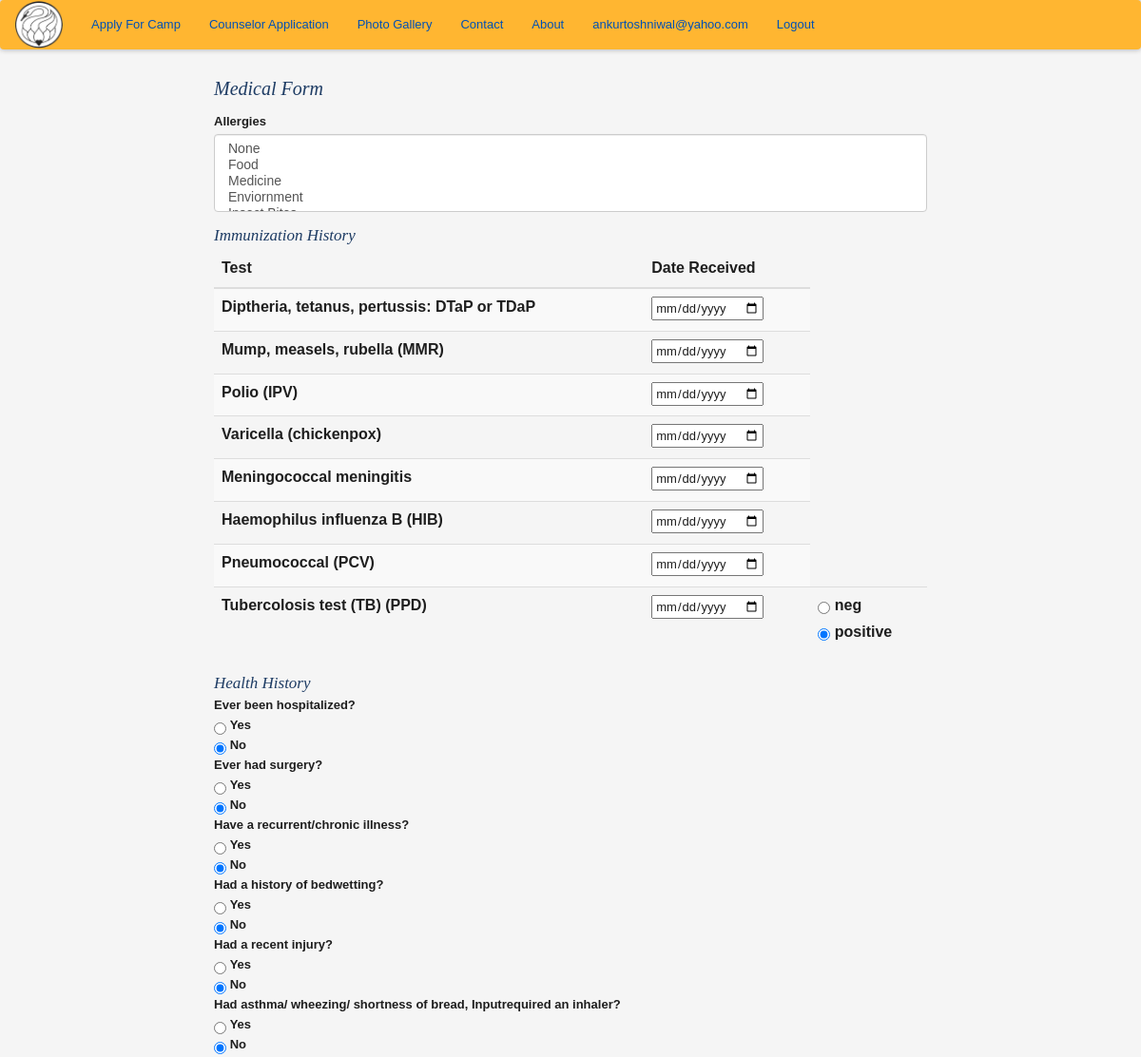
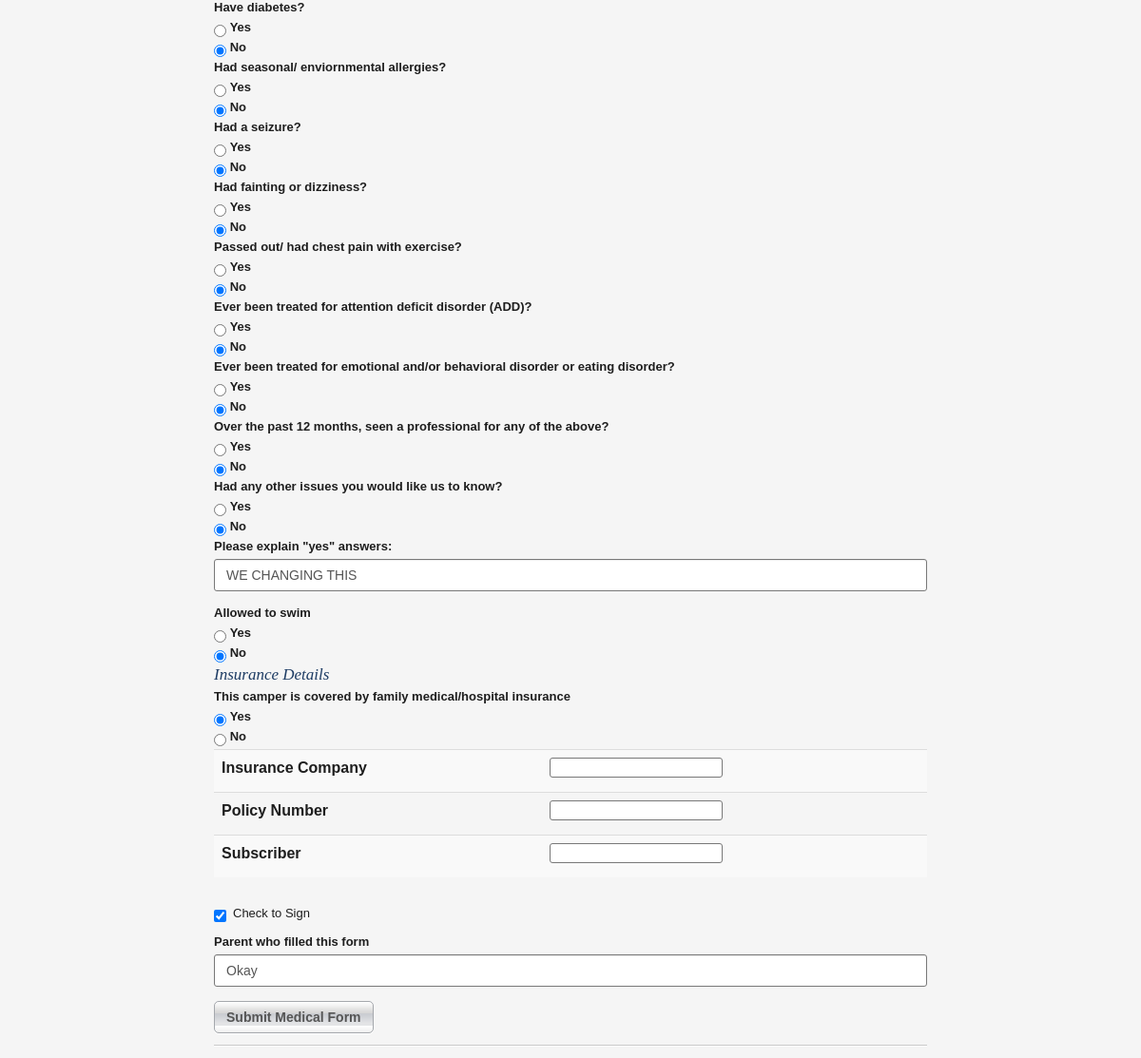
Screenshot of /edit_medical_form/1 (signed in) with the database file from the repository (2 pictures, top to bottom).
### app/models.py (models this page shows, shortened)
class User(UserMixin, db.Model):
    __tablename__ = 'user'
    id = db.Column(db.Integer, primary_key=True)
    email = db.Column(db.String(64), unique=True, index=True)
    password_hash = db.Column(db.String(128))
    parents = db.relationship('Parents', backref='user', uselist=False)
    @property
    def password(self):
        raise AttributeError('password is not a readable attribute')

class Medical_Form(db.Model):
    __tablename__ = 'medical_form'
    id = db.Column(db.Integer, primary_key = True)
    allergies = db.Column(db.String(1024))
    dtap = db.Column(db.Date)
    mump = db.Column(db.Date)
    polio = db.Column(db.Date)
    ckpox = db.Column(db.Date)
    meningitis = db.Column(db.Date)
    hib = db.Column(db.Date)
    pcv = db.Column(db.Date)
    tb = db.Column(db.Date)
    tbtest =db.Column(db.Boolean)
    hosp = db.Column(db.Boolean)
    surg = db.Column(db.Boolean)
    chro = db.Column(db.Boolean)
    bedw = db.Column(db.Boolean)
    recinj = db.Column(db.Boolean)
    asth = db.Column(db.Boolean)
    envallg = db.Column(db.Boolean)
    diab = db.Column(db.Boolean)
    seiz = db.Column(db.Boolean)
    dizz = db.Column(db.Boolean)
    chestpain = db.Column(db.Boolean)
    add = db.Column(db.Boolean)
    emodisorder = db.Column(db.Boolean)
    seenprof = db.Column(db.Boolean)
    other = db.Column(db.Boolean)
    explain = db.Column(db.String(1024))
    swim = db.Column(db.Boolean)
    restrictions = db.Column(db.String(1024))
    insu = db.Column(db.Boolean)
    insucomp = db.Column(db.String(128))
    insupoli = db.Column(db.String(128))
    insusubs = db.Column(db.String(128))
    insuphon = db.Column(db.String(128))
    sign = db.Column(db.Boolean)
    parent = db.Column(db.String(128))
    submission_timestamp = db.Column(db.TIMESTAMP)
    camper_registration_id = db.Column(db.Integer, db.ForeignKey('camper_registration.id'))
    prescriptions = db.relationship('Medication', backref='medications', lazy='dynamic')

### app/controller.py (the view, shortened to what this page needs)
@app.route('/edit_medical_form/<int:med_id>', methods=['GET','POST'])
@login_required
def edit_medical_form(med_id):
    mf = Medical_Form.query.get(med_id)
    form = MedicalForm(obj=mf)
    print "Invalid Submission"
    flash_errors(form)
    camper_id = mf.camper_registration.camper_id
    return render_template('medical_form.html', mform=form, camper_id=camper_id, edit='True', med_id=med_id)

### app/controller.py (called while the page is built)
def flash_errors(form):
    for field, errors in form.errors.items():
        for error in errors:
            flash(u"Error in the %s field - %s" % (
                getattr(form, field).label.text,
                error
            ))

### app/models.py (called while the page is built)
@login_manager.user_loader
def load_user(user_id):
    return User.query.filter_by(email=user_id).first()

### app/templates/medical_form.html (shortened to what this page needs)
{% extends "base_templates/base.html" %}
{% import "bootstrap/wtf.html" as wtf %}
{% block content %}
    <div class= "container">
        <div class="row">
            <div class= "col-md-offset-2 col-md-8">
                {% if edit == 'True' %}
                <form method=post action="{{url_for('edit_medical_form', med_id=med_id)}}">
                {% else %}
                <form method=post action="{{url_for('medical_form', camper_id=camper_id)}}">
                {% endif %}
                    <h1> Medical Form </h1>
                    {{ wtf.form_field(mform.allergies) }}
                    <h2>Immunization History</h2>
                    <div class='table-responsive'>
                        <table class='table table-striped'>
                            <thead>
                                <tr>
                                    <th>Test</th>
                                    <th>Date Received</th>
                                </tr>
                            </thead>
                            <tbody>
                                <tr>
                                    <td> {{ mform.dtap.label}}</td>
                                    <td> {{ mform.dtap}}</td>
                                </tr>
                                <tr>
                                    <td> {{ mform.mump.label}}</td>
                                    <td> {{ mform.mump}} </td>
                                </tr>
                                <tr>
                                    <td> {{ mform.polio.label}}</td>
                                    <td> {{ mform.polio }} </td>
                                </tr>
                                <tr>
                                    <td> {{ mform.ckpox.label }} </td>
                                    <td> {{ mform.ckpox }} </td>
                                </tr>
                                <tr>
                                    <td> {{ mform.meningitis.label }} </td>
                                    <td> {{ mform.meningitis }} </td>
                                </tr>
                                <tr>
                                    <td> {{ mform.hib.label }} </td>
                                    <td> {{ mform.hib }} </td>
                                </tr>
                                <tr>
                                    <td> {{ mform.pcv.label }} </td>
                                    <td> {{ mform.pcv }} </td>
                                </tr>
                                <tr>
                                    <td> {{ mform.tb.label }} </td>
                                    <td> {{ mform.tb }} </td>
                                    <td> {{ mform.tbtest }} </td>
                                </tr>
                            </tbody>
                        </table>
                    </div>
                    <h2>Health History</h2>
                    {{ mform.hosp.label }} {{ mform.hosp }}
                    {{ mform.surg.label }} {{ mform.surg }}
                    {{ mform.chro.label }} {{ mform.chro }}
                    {{ mform.bedw.label }} {{ mform.bedw }}
                    {{ mform.recinj.label }} {{ mform.recinj }}
                    {{ mform.asth.label }} {{ mform.asth }}
                    {{ mform.diab.label }} {{ mform.diab }}
                    {{ mform.envallg.label }} {{ mform.envallg }}
                    {{ mform.seiz.label }} {{ mform.seiz }}
                    {{ mform.dizz.label }} {{ mform.dizz }}
                    {{ mform.chestpain.label }} {{ mform.chestpain }}
                    {{ mform.add.label }} {{ mform.add }}
                    {{ mform.emodisorder.label }} {{ mform.emodisorder }}
                    {{ mform.seenprof.label }} {{ mform.seenprof }}
                    {{ mform.other.label }} {{ mform.other }}
                    {{ wtf.form_field(mform.explain) }}
                    {{ mform.swim.label }} {{ mform.swim }}
                    <h2>Insurance Details</h2>
                    {{ mform.insu.label}}
                    {{ mform.insu }}
                    <div class='table-responsive'>
                        <table class='table table-striped'>
                            <tbody>
                                <tr>
                                    <td>{{ mform.insucomp.label }}</td>
                                    <td>{{ mform.insucomp }}</td>
                                </tr>
                                <tr>
                                    <td>{{ mform.insupoli.label }}</td>
                                    <td>{{ mform.insupoli }}</td>
                                </tr>
                                <tr>
                                    <td>{{ mform.insusubs.label }}</td>
                                    <td>{{ mform.insusubs }}</td>
                                </tr>
                            </tbody>
                        </table>
                    </div>
                    {{ wtf.form_field(mform.sign) }}
                    {{ wtf.form_field(mform.parent) }}
                    {{ wtf.form_field(mform.submit) }}
                </form>
                <hr>
            </div>
        </div>
    </div>
{% endblock %}

### app/templates/base_templates/nav.html
<nav class="navbar navbar-dark">
  <a class="navbar-brand" href="{{ url_for('home') }}"><img style="width: 50px;" src="static/images/hhsclogo.png"></a>
  <ul class="nav navbar-nav">
    <li class="nav-item">
      <a class="nav-link" href="{{ url_for('auth.create_account') }}">Apply For Camp</a>
    </li>
    <li class="nav-item">
      <a class="nav-link" href="#">Counselor Application</a>
    </li>
    <li>
      <a>Photo Gallery</a>
    </li>
    <li>
      <a>Contact</a>
    </li>
    <li>
      <a>About</a>
    </li>
    {% if current_user.is_authenticated() %}
    <li class="nav-item pull-right">
      <a href="{{url_for('auth.logout')}}">Logout</a>
    </li>
    <li class= "nav-item pull-right">
      <a href="{{url_for('dashboard')}}">{{ current_user.email }}</a>
    </li>
    {% endif %}
  </ul>
</nav>

### app/static/css/newstyles.css (style rules this page uses)
.navbar { background-color: #ffb631; box-shadow: 0px 0px 5px 1px #bbb; }
.navbar-brand { padding: 0px 15px; }

### app/static/css/style.css (style rules this page uses)
html { font-size: 100%; -webkit-text-size-adjust: 100%; -ms-text-size-adjust: 100%; }
html, body { border: 0; margin: 0; height: 100%; min-height: 100%; }
body { color: #1e1e1e; font: 13px/1.231 arial, helvetica, sans-serif; background: #f5f5f5; }
img { border: 0; vertical-align: middle; -ms-interpolation-mode: bicubic; }
form { margin: 0; padding: 0; border: 0; }
a, a:visited { color: #0050b4; }
hr { display: block; margin: .9em 0; padding: 0; height: 2px; border: 0; border-top: 1px solid #c8c8c8; box-shadow: inset 0 1px 0 #fff; }
h1, h2 { margin: 10px 0 15px; padding: 0; font: italic 20px georgia, serif; color: #1e3c64; }
h2 { margin: 0 0 5px; font-size: 17px; }
ul { margin: 0; padding: 0; list-style: none; }
button, input, select, textarea { margin: 0; vertical-align: middle; color: #1e1e1e; font: 13px arial, helvetica, sans-serif; }
button, input { line-height: normal; }
button, input[type="button"], input[type="reset"], input[type="submit"] { cursor: pointer; -webkit-appearance: button; }
input, textarea { padding: 2px; }
select { padding: 1px; }
input[type="text"], input[type="password"], select, textarea { border: 1px solid #787878; border-radius: 3px; }
input.input-text, select, textarea { border: 1px solid #787878; }
.btn { display: inline-block; border: 1px solid #a5a8ad; border-radius: 5px; margin: 0 10px 0 0; min-width: 100px; white-space: nowrap; text-align: center; font-weight: 700; color: #555; background: #e3e4e6 url(../img/btn.png) repeat-x; box-shadow: 0 1px 0 #fff; }

### rows the page displays
User: email "ankurtoshniwal@yahoo.com"
Medical_Form: allergies "None / Food / Medicine / Enviornment", tbtest "☐ neg ☑ positive", hosp "☐ Yes ☑ No", surg "☐ Yes ☑ No", chro "☐ Yes ☑ No", bedw "☐ Yes ☑ No", recinj "☐ Yes ☑ No", asth "☐ Yes ☑ No", diab "☐ Yes ☑ No", envallg "☐ Yes ☑ No", seiz "☐ Yes ☑ No", dizz "☐ Yes ☑ No", chestpain "☐ Yes ☑ No", add "☐ Yes ☑ No", emodisorder "☐ Yes ☑ No", seenprof "☐ Yes ☑ No", other "☐ Yes ☑ No", explain "WE CHANGING THIS", swim "☐ Yes ☑ No", insu "☑ Yes ☐ No", sign "☑", parent "Okay"

### other values shown
{{ mform.dtap.label }} "Diptheria, tetanus, pertussis: DTaP or TDaP"
{{ mform.mump.label }} "Mump, measels, rubella (MMR)"
{{ mform.polio.label }} "Polio (IPV)"
{{ mform.ckpox.label }} "Varicella (chickenpox)"
{{ mform.meningitis.label }} "Meningococcal meningitis"
{{ mform.hib.label }} "Haemophilus influenza B (HIB)"
{{ mform.pcv.label }} "Pneumococcal (PCV)"
{{ mform.tb.label }} "Tubercolosis test (TB) (PPD)"
{{ mform.hosp.label }} "Ever been hospitalized?"
{{ mform.surg.label }} "Ever had surgery?"
{{ mform.chro.label }} "Have a recurrent/chronic illness?"
{{ mform.bedw.label }} "Had a history of bedwetting?"
{{ mform.recinj.label }} "Had a recent injury?"
{{ mform.asth.label }} "Had asthma/ wheezing/ shortness of bread, Inputrequired an inhaler?"
{{ mform.diab.label }} "Have diabetes?"
